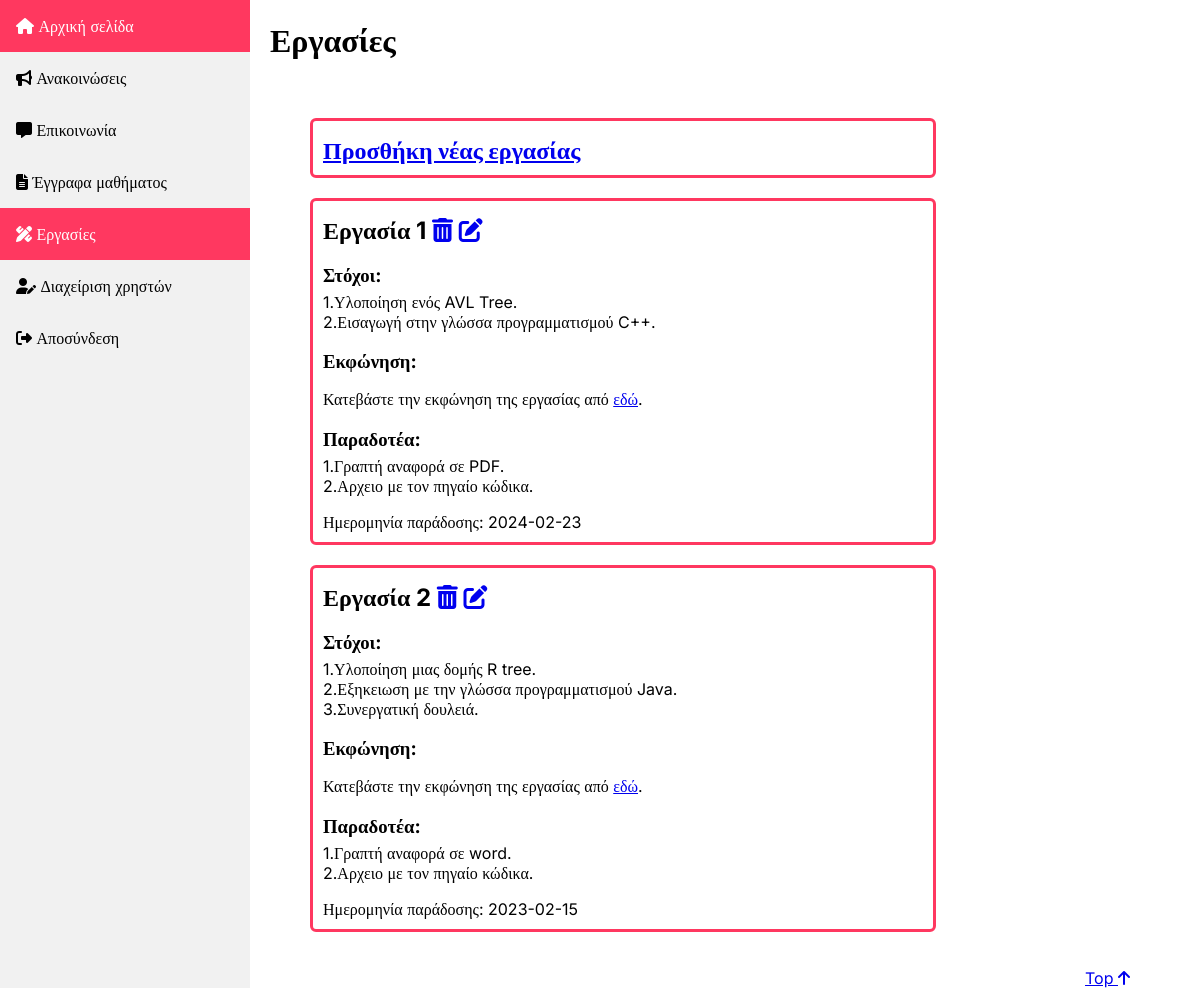
The page /public/homework.php (signed in) on the database as committed earlier.
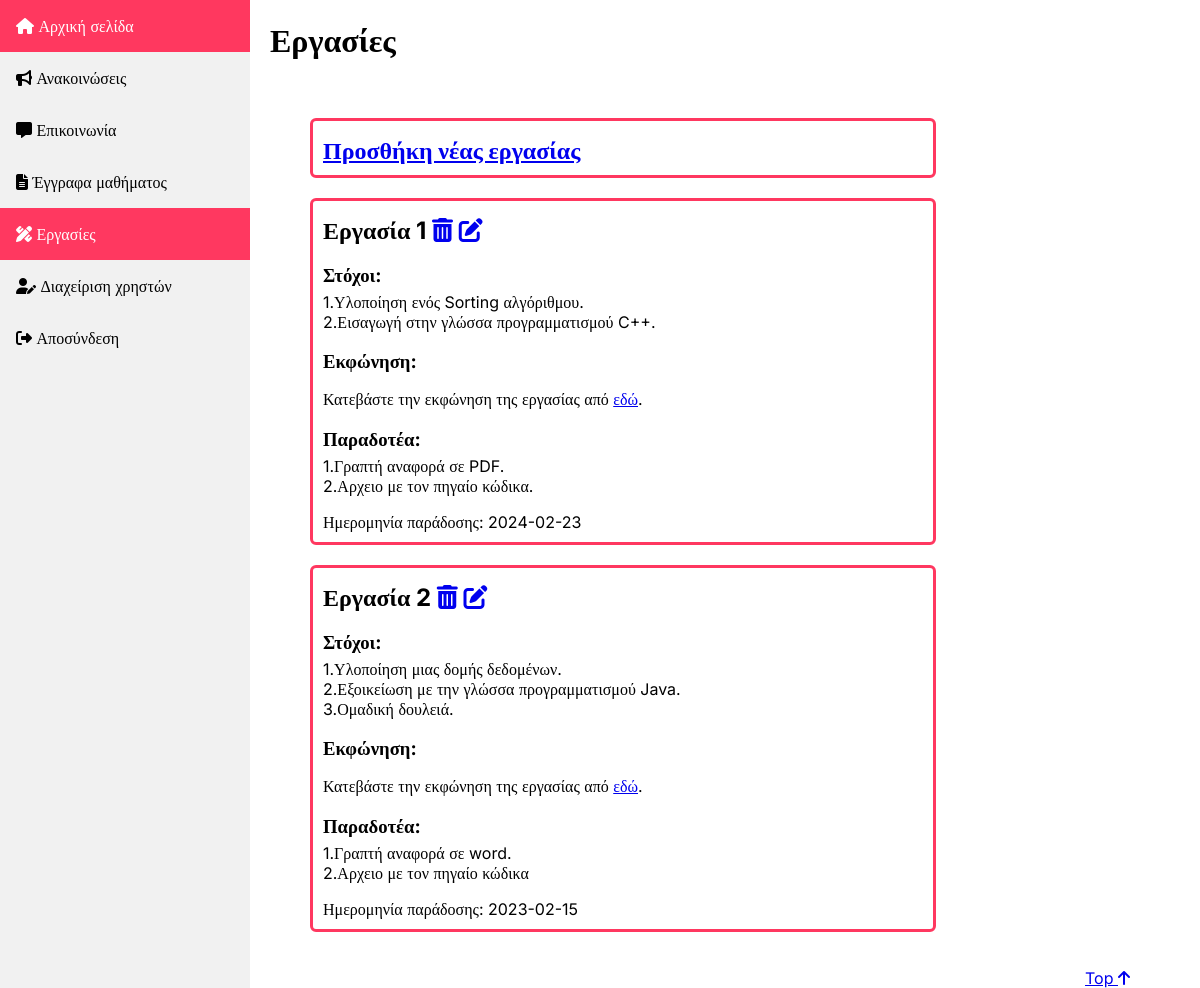
The same page on the database as committed later.
### tables this page shows
CREATE TABLE `homeworks` (
  `id` int(11) NOT NULL,
  `targets` text NOT NULL,
  `file_name` varchar(255) NOT NULL,
  `files_needed` text NOT NULL,
  `deadline` date NOT NULL
);

### public/homework.php (the view, shortened to what this page needs)
<!DOCTYPE html>
<html lang="el">
    <head>
        <link rel="stylesheet" type="text/css" media="screen"
            href="../css/style.css"/>
        <link href="../assets/fontawesome/css/fontawesome.css" rel="stylesheet">
        <link href="../assets/fontawesome/css/brands.css" rel="stylesheet">
        <link href="../assets/fontawesome/css/solid.css" rel="stylesheet">
    </head>
    <body>
        <div class="sidebar">
            <a href="./introduction.php">
                <i class="fas fa-home"></i> Αρχική σελίδα
            </a>
            <a href="./announcement.php">
                <i class="fas fa-bullhorn"></i> Ανακοινώσεις
            </a>
            <a href="./communication.php">
                <i class="fas fa-comment-alt"></i> Επικοινωνία
            </a>
            <a href="./documents.php">
                <i class="fas fa-file-alt"></i> Έγγραφα μαθήματος
            </a>
            <a class="active" href="#">
                <i class="fas fa-pencil-ruler"></i> Εργασίες
            </a>
            <?php
                if($_SESSION['role'] === 'tutor'){
                    echo"
                        <a href='./users.php'>
                            <i class='fa-solid fa-user-pen'></i>
                            Διαχείριση χρηστών
                        </a>
                    ";
                }
            ?>
            <a href="../src/logout.php">
                <i class="fa-solid fa-right-from-bracket"></i> Αποσύνδεση
            </a>
        </div>
        <main>
            <h1>Εργασίες</h1>
            <ul>
                <?php
                    $db = require "../src/connectToDataBase.php";
                    $sql = "SELECT id, targets, file_name, files_needed,
                        deadline FROM homeworks;";
                    $query = $db->query($sql);
                    if ($_SESSION['role'] === 'tutor'){
                        echo'
                            <li class="list-box doc-box">
                                <h2>
                                    <a href="./addHomework.php">
                                        Προσθήκη νέας εργασίας
                                    </a>
                                </h2>
                            </li>
                        ';
                        while ($row = mysqli_fetch_row($query)) {
                            echo'
                                <li class="list-box homework-box">
                                    <h2>
                                        Εργασία '.$row[0].'
                                        <a href="../src/deleteHomework.php?id='.$row[0].'"><i title="Delete homework"
                                            class="fa-solid fa-trash-can"></i></a>
                                        <a href="./editHomework.php?file_name=
                                            '.str_replace(' ', '&nbsp;', $row[2]).'&targets='.$row[1].'&id='.$row[0].'
                                            &files_needed='.$row[3].'&deadline='.$row[4].'">
                                            <i class="fa-solid fa-pen-to-square" title="Edit homework"></i></a>
                                    </h2>
                                    <h3>
                                        <span class="bold-text">Στόχοι: </span>
                                    </h3>
                                    <div>
                                        '.nl2br($row[1]).'
                                    </div>
                                    <h3 class="bold-text">Εκφώνηση:</h3>
                                    <p>
                                        Κατεβάστε την εκφώνηση της εργασίας από
                                        <a href="'.$row[2].'"> εδώ</a>.
                                    </p>
                                    <h3 class="bold-text">Παραδοτέα:</h3>
                                    <div>
                                        '.nl2br($row[3]).'
                                    </div>
                                    <p>
                                        <span class="empasize-text">
                                            Ημερομηνία παράδοσης:
                                        </span>'.$row[4].'
                                    </p>
                                </li>
                            ';
                        }
                    }
                ?>
            </ul>
            <div class="top-link">
                <a href="#top">
                    Top <i class="fa-solid fa-arrow-up"></i>
                </a>
            </div>
        </main>
    </body>
</html>

### css/style.css (style rules this page uses)
html, body { height: 100%; width:100%; margin: 0; }
body { font-family: 'Inter'; font-size: 16px; display:flex; }
.sidebar { margin: 0; width: 250px; background-color: #f1f1f1; position: fixed; height: 100%; overflow: auto; top: 0px; }
.sidebar a { display: block; color: black; padding: 16px; text-decoration: none; }
.sidebar a.active { background-color: #ff3860; color: white; }
main { align-items: left; box-sizing: border-box; display: flex; flex-direction: column; position: relative; width: calc(100% - 300px); margin-left: 250px; padding: 0px 20px; }
main h1 { padding-bottom: 20px; }
main > div { margin-bottom: 20px; }
.top-link { margin-left: auto; margin-right: 0; }
.list-box { border: solid 3px #ff3860; border-radius: 6px; margin-bottom: 20px; padding: 10px 10px; padding-bottom: 5px; width: 50vw; max-width: 600px; overflow-x: hidden; overflow-y: scroll; }
.list-box h2 { margin-top: 5px; font-weight: bold; text-align: left; }
.list-box > * { margin-bottom: 5px; }
ul > .list-box { list-style: none; }
.bold-text { font-weight: bold; }

Rows that differ between the two databases and show on the page:
changed homeworks "1.Γραπτή αναφορά σε PDF. 2.Αρχειο με τον πηγαίο κώδικα.": targets "1.Υλοποίηση ενός AVL Tree. 2.Εισαγωγή στην γλώσσα προγραμματισμού C++." → "1.Υλοποίηση ενός Sorting αλγόριθμου. 2.Εισαγωγή στην γλώσσα προγραμματισμού C++."
changed homeworks id 2: targets "1.Υλοποίηση μιας δομής R tree. 2.Εξηκειωση με την γλώσσα προγραμματισμού Java. 3.Συνεργατική δουλειά." → "1.Υλοποίηση μιας δομής δεδομένων. 2.Εξοικείωση με την γλώσσα προγραμματισμού Java. 3.Ομαδική δουλειά."; files_needed "1.Γραπτή αναφορά σε word. 2.Αρχειο με τον πηγαίο κώδικα." → "1.Γραπτή αναφορά σε word. 2.Αρχειο με τον πηγαίο κώδικα"
